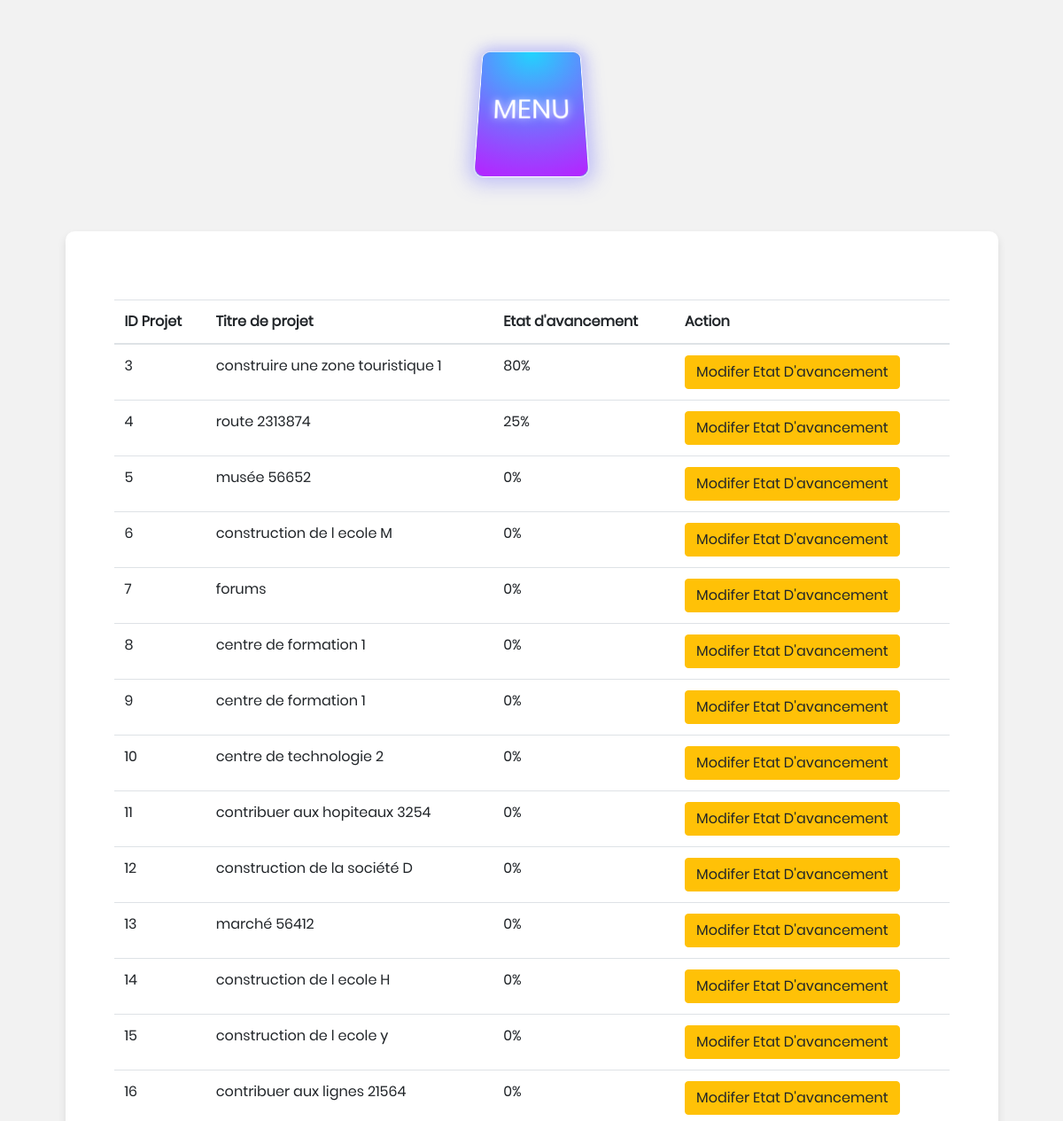
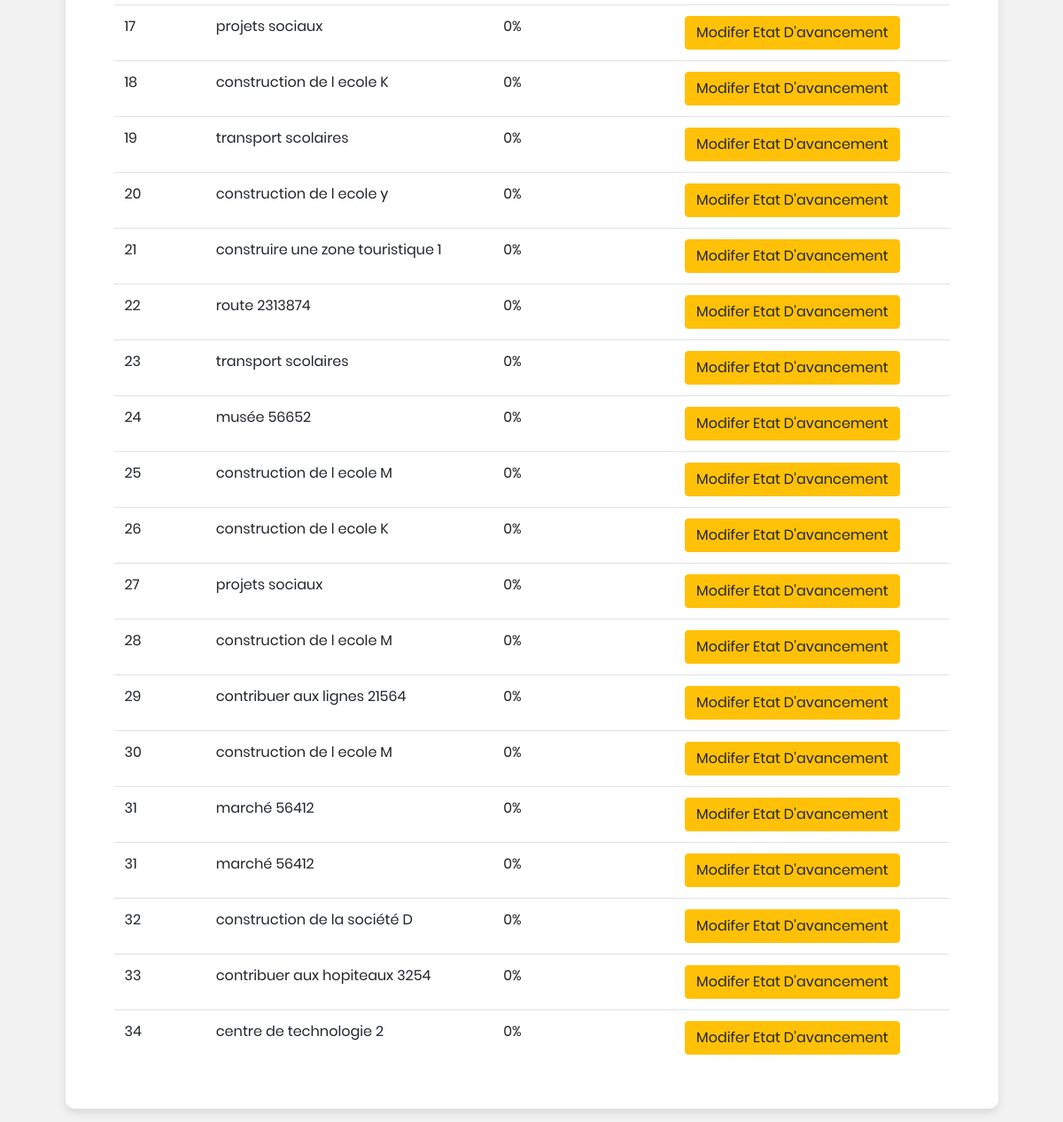
Screenshot of /User-projet.php with the database file from the repository (2 pictures, top to bottom).
### tables this page shows
CREATE TABLE `avancementprojet` (
  `ID_AP` int(10) NOT NULL,
  `idprojet` int(10) NOT NULL,
  `iduser` int(10) DEFAULT NULL,
  `Label` varchar(50) DEFAULT NULL,
  `Etat` float DEFAULT NULL,
  `Commentaire` text
);

CREATE TABLE `projet` (
  `IdProjet` int(10) NOT NULL,
  `TitreProjet` varchar(50) DEFAULT NULL,
  `typeprojet` varchar(50) DEFAULT NULL,
  `sujetprojet` varchar(50) DEFAULT NULL,
  `textprojet` text,
  `objectifprojet` text,
  `specialiteprojet` varchar(50) DEFAULT NULL,
  `champprojet` varchar(50) DEFAULT NULL,
  `indicenrprojet` int(10) DEFAULT NULL,
  `voteprojet` int(10) DEFAULT NULL,
  `normeExcutprojet` text,
  `indicesNRProjet` float DEFAULT NULL,
  `booleenPDR` tinyint(1) DEFAULT NULL,
  `SourcePDF` blob,
  `SourcePDF2` blob
);

### User-projet.php (the view, shortened to what this page needs)
<!DOCTYPE html>
<html>
<head>
  <link rel="stylesheet" type="text/css" href="./vendor/bootstrap/css/bootstrap.css">
  <link rel="stylesheet" type="text/css" href="./fonts/font-awesome-4.7.0/css/font-awesome.min.css">
  <link rel="stylesheet" type="text/css" href="./fonts/iconic/css/material-design-iconic-font.min.css">
  <link rel="stylesheet" type="text/css" href="./css/util.css">
  <link rel="stylesheet" type="text/css" href="./css/main.css">
</head>
<header>
 <div style="background: #f2f2f2;">
<?php
include "MenuDesign.php";
?>
</div>
</header>
<body>
    <div class="container-main100">
      <div class="wrap-main-body">
<div class="container">
<div class="row justify-content-center">
<table class="table">
 <thead>
   <tr>
     <th>ID Projet</th>
     <th>Titre de projet </th>
     <th>Etat d'avancement</th>
     <th colspan="2">Action</th>
   </tr>
 </thead>
 <?php
include("database.php");
 $sql = "SELECT * FROM projet INNER JOIN avancementprojet on projet.IdProjet = avancementprojet.idprojet";
$result = mysqli_query($bdd,$sql);
while ( $row = mysqli_fetch_array($result,MYSQLI_ASSOC) ) {  ?>
<tr>
<td id="IdProjet"><?php echo $row["IdProjet"];  ?></td>
<td id="TitreProjet"><?php echo $row["TitreProjet"];  ?></td>
<td id="TitreProjet">
<?php if($row["Etat"]==NULL){echo "0%";}
      else {echo $row["Etat"]."%" ;}
 ?>
 </td>
<td>
  <a href="Etat_avancement.php?Etat=<?php echo $row["IdProjet"]; ?>"
  class="btn btn-warning" name="<?php echo $row["IdProjet"]; ?>">Modifer Etat D'avancement</a>
</td>
</tr>
<?php
}
?>
</table>
</div>
</div>
</div>
</div>
</body>
</html>

### css/main.css (style rules this page uses)
* { margin: 0px; padding: 0px; box-sizing: border-box; }
body, html { height: 100%; font-family: Poppins-Regular, sans-serif; }
a { font-family: Poppins-Regular; font-size: 14px; line-height: 1.7; color: #666666; margin: 0px; transition: all 0.4s; -webkit-transition: all 0.4s; -o-transition: all 0.4s; -moz-transition: all 0.4s; }
header { background: #f2f2f2; }
body { background: #f2f2f2 !important ; }
.container-main100 { width: 100%; display: -webkit-box; display: -webkit-flex; display: -moz-box; display: -ms-flexbox; display: flex; flex-wrap: wrap; justify-content: center; align-items: center; padding: 15px; background: #f2f2f2; }
.wrap-main-body { width: 90%; background: #fff; border-radius: 10px; overflow: hidden; padding: 77px 55px 33px 55px; box-shadow: 0 5px 10px 0px rgba(0, 0, 0, 0.1); -moz-box-shadow: 0 5px 10px 0px rgba(0, 0, 0, 0.1); -webkit-box-shadow: 0 5px 10px 0px rgba(0, 0, 0, 0.1); -o-box-shadow: 0 5px 10px 0px rgba(0, 0, 0, 0.1); -ms-box-shadow: 0 5px 10px 0px rgba(0, 0, 0, 0.1); }

### rows the page displays
avancementprojet: idprojet.IdProjet "3", idprojet.TitreProjet "construire une zone touristique 1", Etat "80"
avancementprojet: idprojet.IdProjet "4", idprojet.TitreProjet "route 2313874", Etat "25"
avancementprojet: idprojet.IdProjet "5", idprojet.TitreProjet "musée 56652", shows "0%"
avancementprojet: idprojet.IdProjet "6", idprojet.TitreProjet "construction de l ecole M", shows "0%"
avancementprojet: idprojet.IdProjet "7", idprojet.TitreProjet "forums", shows "0%"
avancementprojet: idprojet.IdProjet "8", idprojet.TitreProjet "centre de formation 1", shows "0%"
avancementprojet: idprojet.IdProjet "9", idprojet.TitreProjet "centre de formation 1", shows "0%"
avancementprojet: idprojet.IdProjet "10", idprojet.TitreProjet "centre de technologie 2", shows "0%"
avancementprojet: idprojet.IdProjet "11", idprojet.TitreProjet "contribuer aux hopiteaux 3254", shows "0%"
avancementprojet: idprojet.IdProjet "12", idprojet.TitreProjet "construction de la société D", shows "0%"
avancementprojet: idprojet.IdProjet "13", idprojet.TitreProjet "marché 56412", shows "0%"
avancementprojet: idprojet.IdProjet "14", idprojet.TitreProjet "construction de l ecole H", shows "0%"
avancementprojet: idprojet.IdProjet "15", idprojet.TitreProjet "construction de l ecole y", shows "0%"
avancementprojet: idprojet.IdProjet "16", idprojet.TitreProjet "contribuer aux lignes 21564", shows "0%"
avancementprojet: idprojet.IdProjet "17", idprojet.TitreProjet "projets sociaux", shows "0%"
avancementprojet: idprojet.IdProjet "18", idprojet.TitreProjet "construction de l ecole K", shows "0%"
avancementprojet: idprojet.IdProjet "19", idprojet.TitreProjet "transport scolaires", shows "0%"
avancementprojet: idprojet.IdProjet "20", idprojet.TitreProjet "construction de l ecole y", shows "0%"
avancementprojet: idprojet.IdProjet "21", idprojet.TitreProjet "construire une zone touristique 1", shows "0%"
avancementprojet: idprojet.IdProjet "22", idprojet.TitreProjet "route 2313874", shows "0%"
avancementprojet: idprojet.IdProjet "23", idprojet.TitreProjet "transport scolaires", shows "0%"
avancementprojet: idprojet.IdProjet "24", idprojet.TitreProjet "musée 56652", shows "0%"
avancementprojet: idprojet.IdProjet "25", idprojet.TitreProjet "construction de l ecole M", shows "0%"
avancementprojet: idprojet.IdProjet "26", idprojet.TitreProjet "construction de l ecole K", shows "0%"
avancementprojet: idprojet.IdProjet "27", idprojet.TitreProjet "projets sociaux", shows "0%"
avancementprojet: idprojet.IdProjet "28", idprojet.TitreProjet "construction de l ecole M", shows "0%"
avancementprojet: idprojet.IdProjet "29", idprojet.TitreProjet "contribuer aux lignes 21564", shows "0%"
avancementprojet: idprojet.IdProjet "30", idprojet.TitreProjet "construction de l ecole M", shows "0%"
avancementprojet: idprojet.IdProjet "31", idprojet.TitreProjet "marché 56412", shows "0%"
avancementprojet: idprojet.IdProjet "31", idprojet.TitreProjet "marché 56412", shows "0%"
avancementprojet: idprojet.IdProjet "32", idprojet.TitreProjet "construction de la société D", shows "0%"
avancementprojet: idprojet.IdProjet "33", idprojet.TitreProjet "contribuer aux hopiteaux 3254", shows "0%"
avancementprojet: idprojet.IdProjet "34", idprojet.TitreProjet "centre de technologie 2", shows "0%"
